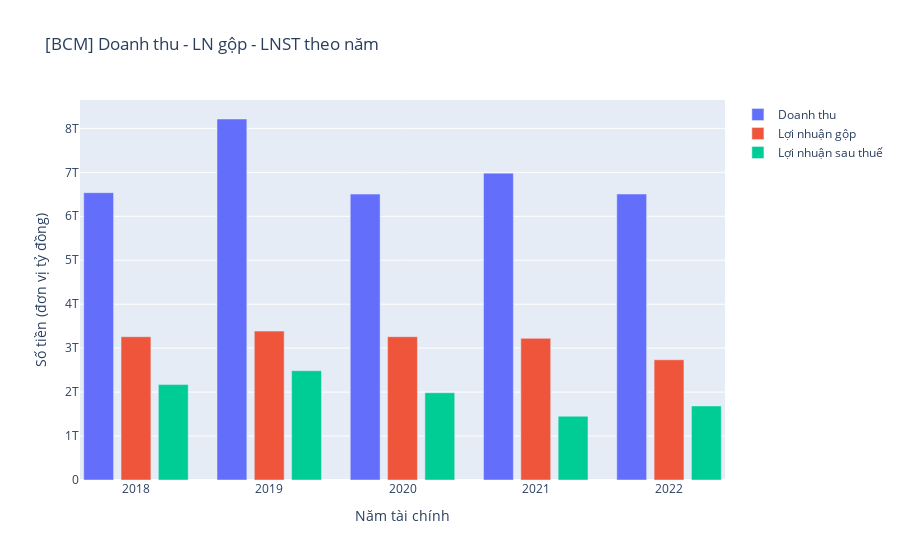

Source (notebook cell):
### Code cell
# Tính toán lợi nhuận sau thuế của công ty mẹ
bcm_data['LoiNhuanSauThue'] = bcm_data['KQKD. Lợi nhuận sau thuế thu nhập doanh nghiệp'] - bcm_data['KQKD. Lợi ích của cổ đông thiểu số']

# Dữ liệu doanh thu thuần
revenues = bcm_data['KQKD. Doanh thu thuần'].tolist()

# Lợi nhuận gộp và lợi nhuận sau thuế
profit3 = bcm_data['KQKD. Lợi nhuận gộp về bán hàng và cung cấp dịch vụ'].tolist()
net_profit = bcm_data['LoiNhuanSauThue'].tolist()

# Năm
years = bcm_data['Năm'].tolist()

# Xây dựng grouped bar chart
bar_width = 0.28
index = np.arange(len(years))

# Tạo biểu đồ cột cho doanh thu, lợi nhuận gộp và lợi nhuận sau thuế
fig = go.Figure()

fig.add_trace(go.Bar(x=index - bar_width, y=revenues, name='Doanh thu'))
fig.add_trace(go.Bar(x=index, y=profit3, name='Lợi nhuận gộp'))
fig.add_trace(go.Bar(x=index + bar_width, y=net_profit, name='Lợi nhuận sau thuế'))

# Tạo layout
fig.update_layout(
    title='[BCM] Doanh thu - LN gộp - LNST theo năm',
    xaxis=dict(title='Năm tài chính'),
    yaxis=dict(title='Số tiền (đơn vị tỷ đồng)'),
    xaxis_tickvals=index,
    xaxis_ticktext=years,
    barmode='group',
    legend=dict(x=1.02, y=1.0),
)

# Hiển thị biểu đồ
fig.show()

### Figure 1 — Plotly figure (JSON) as saved in the notebook; plotly's stock layout.template omitted (floating-point values rounded to 4 significant figures)
{"data": [{"name": "Doanh thu", "type": "bar", "x": [-0.28, 0.72, 1.72, 2.72, 3.72], "y": [6537586018100, 8213443164086, 6504738499599, 6981767533353, 6506378213060]}, {"name": "Lợi nhuận gộp", "type": "bar", "x": [0, 1, 2, 3, 4], "y": [3260139696356, 3387261916880, 3260634308545, 3222623218712, 2735949585057]}, {"name": "Lợi nhuận sau thuế", "type": "bar", "x": [0.28, 1.28, 2.28, 3.28, 4.28], "y": [2171001134109, 2486920759330, 1985550333476, 1450981675852, 1685042920260]}], "layout": {"barmode": "group", "legend": {"x": 1.02, "y": 1}, "title": {"text": "[BCM] Doanh thu - LN gộp - LNST theo năm"}, "xaxis": {"ticktext": [2018, 2019, 2020, 2021, 2022], "tickvals": [0, 1, 2, 3, 4], "title": {"text": "Năm tài chính"}}, "yaxis": {"title": {"text": "Số tiền (đơn vị tỷ đồng)"}}}}
